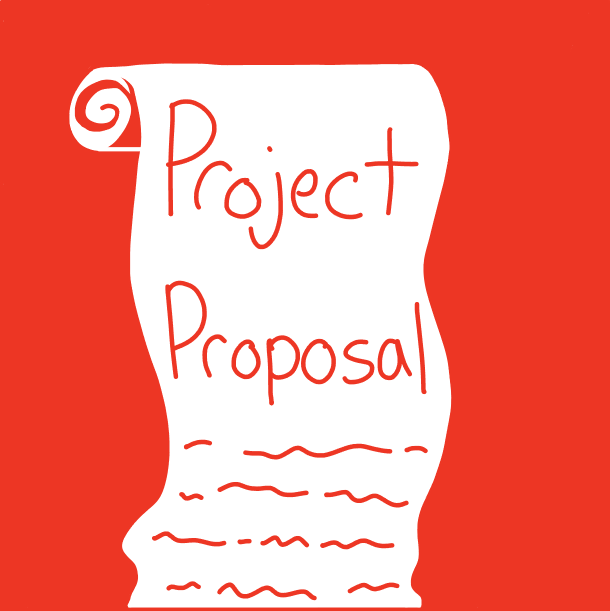
#> input picture src/images/hack25/proposal.jpeg, 1220 x 1221 px (shown at 1/2 size)
$ python colorswap.py
#> lines starting #> are read from the running program, lines starting #| are printed output that depends on the picture
from PIL import Image

# Open the image
img = Image.open("./src/images/hack25/proposal.jpeg").convert("RGB")
#> img is the input picture: PIL image 1220x1221 RGB; mean R, G, B 244.2, 134.9, 124.1
pixels = img.load()

# Define the red and white colors
red = (237, 54, 36) # ED3624
white = (255, 255, 255)

# Swap colors
for y in range(img.height):
    for x in range(img.width):
        px = pixels[x,y]
        if px == red:
            pixels[x,y] = white
        elif px == white:
            pixels[x,y] = red
        else:
            lerp = 1 - (px[0]-red[0])/18
            r = red[0] + lerp * (white[0]-red[0])
            g = red[1] + lerp * (white[1]-red[1])
            b = red[2] + lerp * (white[2]-red[2])
            pixels[x,y] = (int(r),int(g),int(b))

# Save the result
img.save("./src/images/hack25/proposal_swap.jpeg")
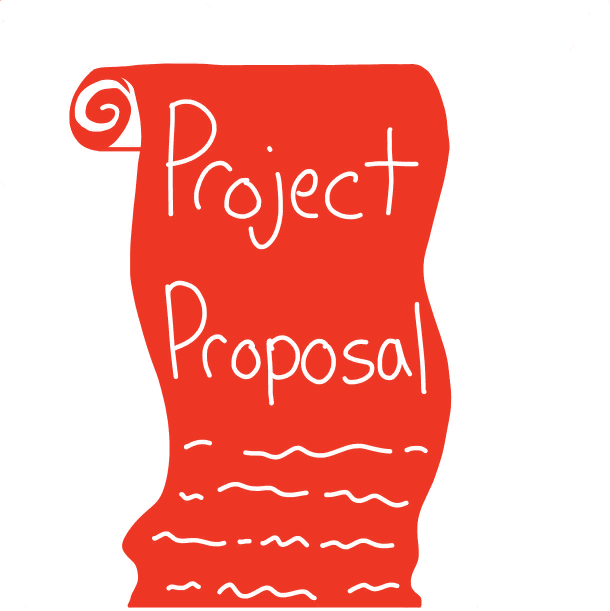
#> saved as proposal_swap.jpeg: PIL image 1220x1221 RGB (shown at 1/2 size); mean R, G, B 247.8, 174.1, 166.9

$ run again, with src/images/hack25/hackathon.jpeg copied over src/images/hack25/proposal.jpeg
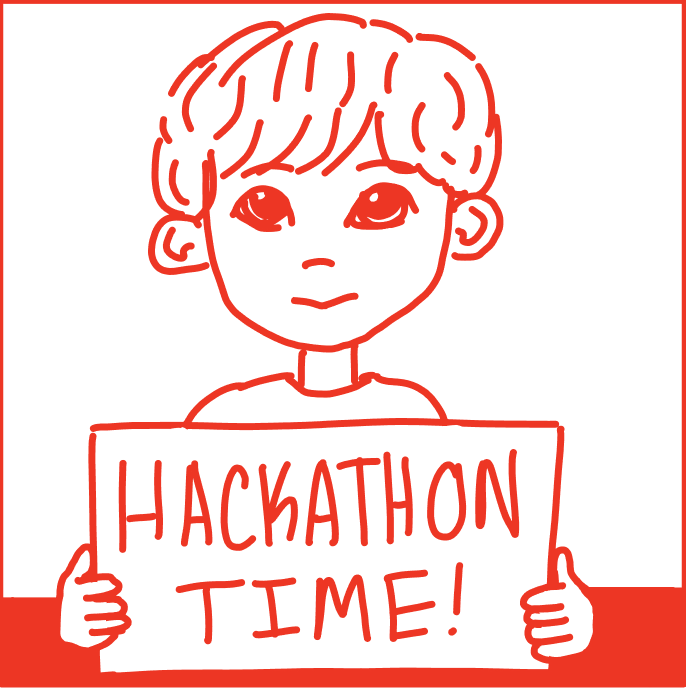
#> input picture src/images/hack25/hackathon.jpeg, 1371 x 1375 px (shown at 1/2 size)
#> img is the input picture: PIL image 1371x1375 RGB; mean R, G, B 251.7, 218.3, 215
#> `img.save("./src/images/hack25/proposal_swap.jpeg")`:
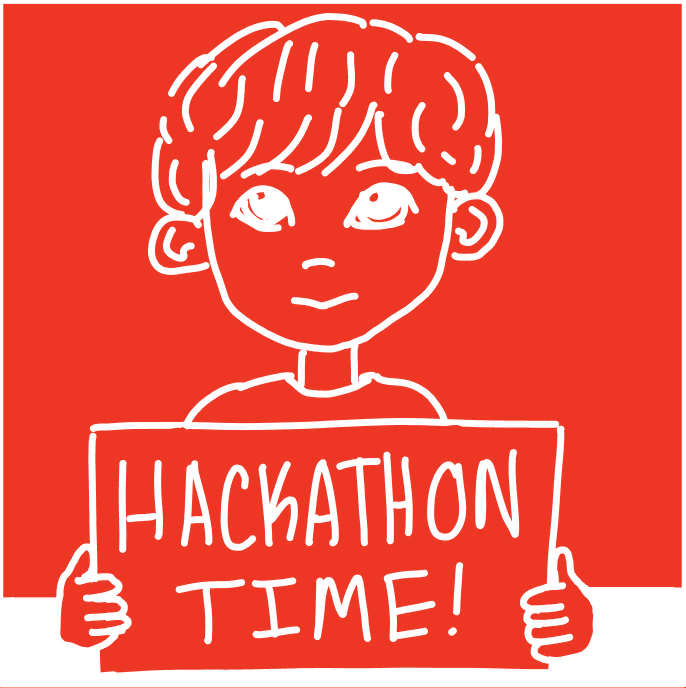
#> saved as proposal_swap.jpeg: PIL image 1371x1375 RGB (shown at 1/2 size); mean R, G, B 240.3, 90.6, 75.9

$ run again, with src/images/hack25/lastday.jpeg copied over src/images/hack25/proposal.jpeg
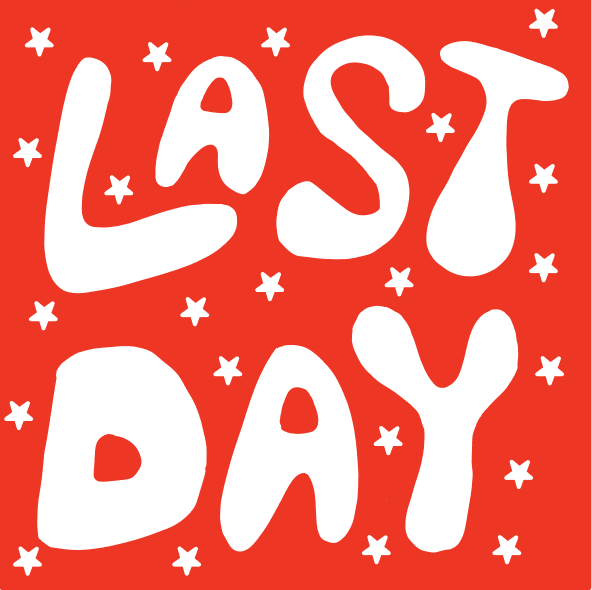
#> input picture src/images/hack25/lastday.jpeg, 1183 x 1180 px (shown at 1/2 size)
#> img is the input picture: PIL image 1183x1180 RGB; mean R, G, B 243.6, 127.7, 116.3
#> `img.save("./src/images/hack25/proposal_swap.jpeg")`:
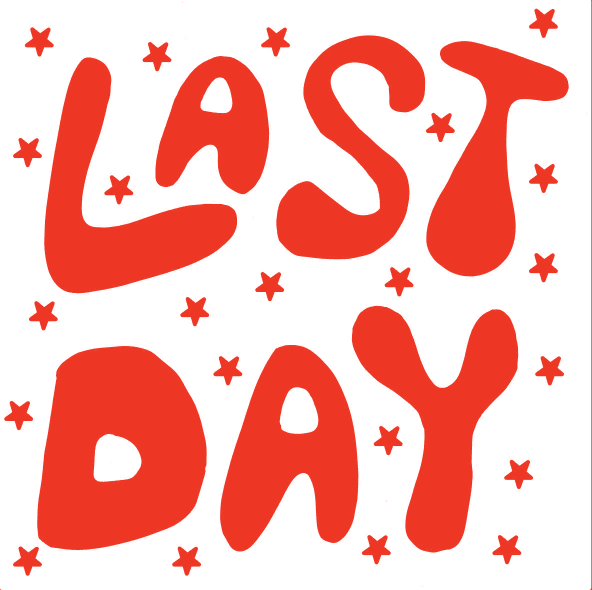
#> saved as proposal_swap.jpeg: PIL image 1183x1180 RGB (shown at 1/2 size); mean R, G, B 248.4, 181.2, 174.6
